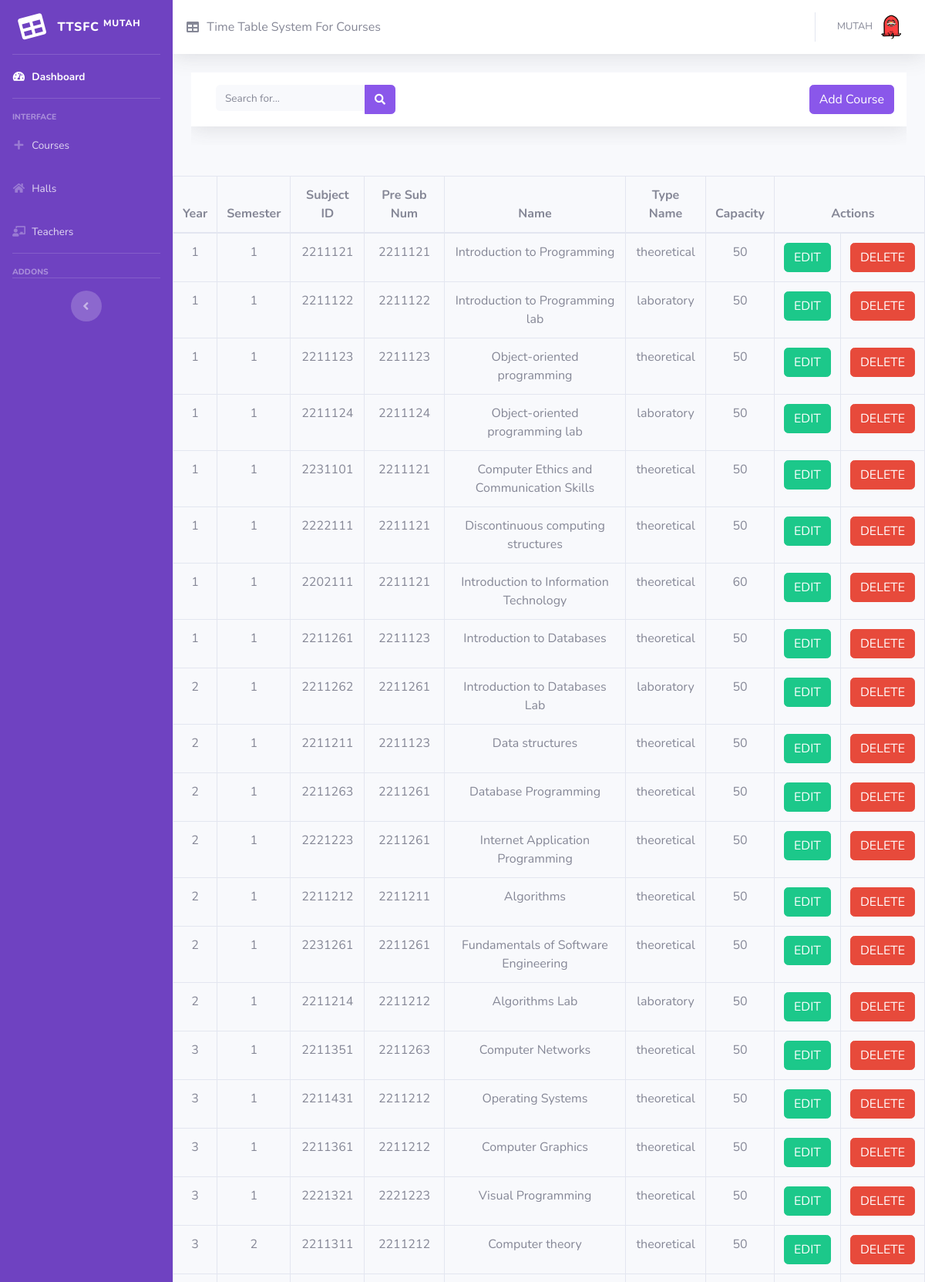
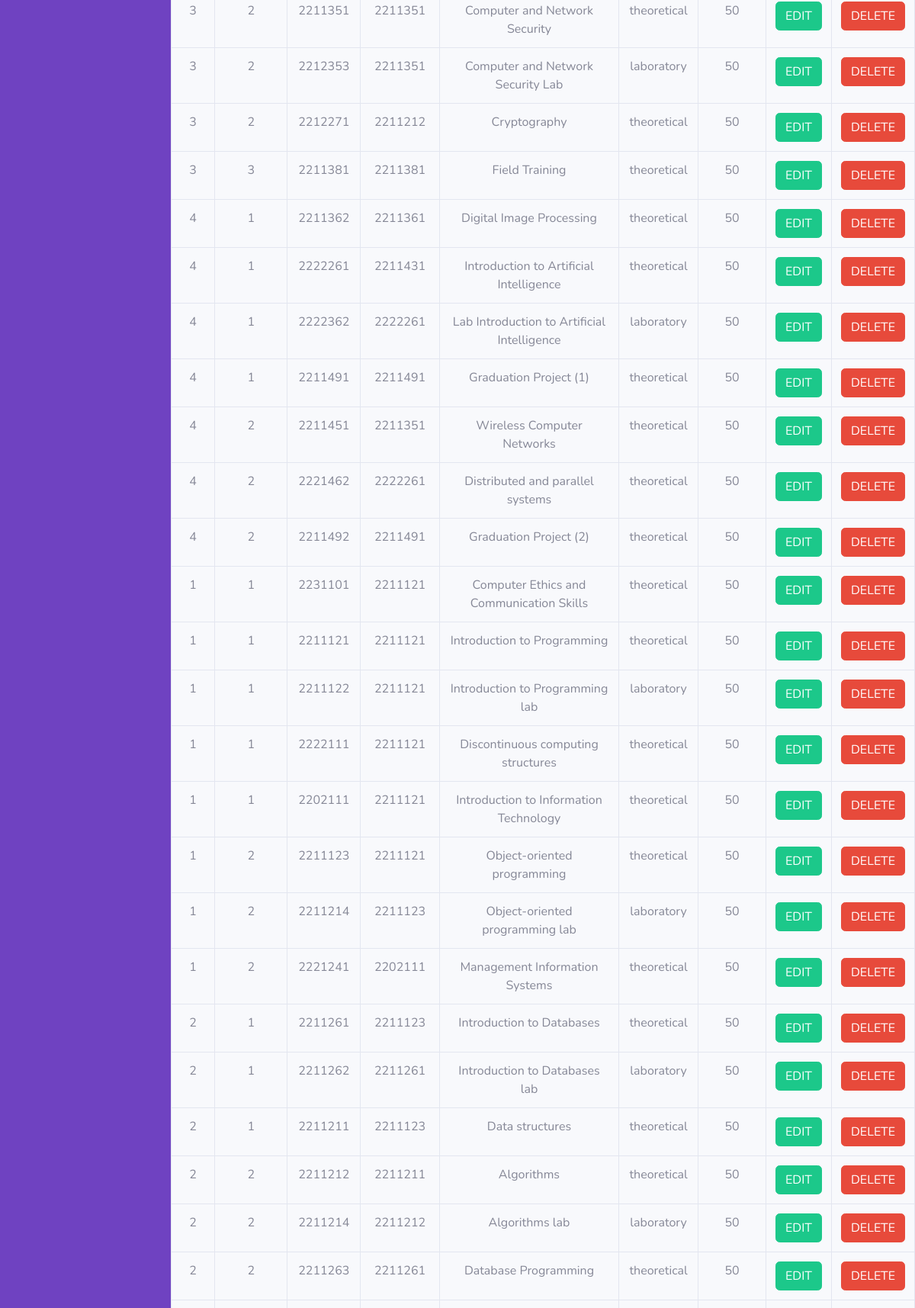
The page /courses.php (signed in, upper part) on the database its author committed (2 pictures, top to bottom).
### tables this page shows
CREATE TABLE `subjects` (
  `id` int(20) NOT NULL,
  `year` int(20) NOT NULL,
  `semester` int(20) NOT NULL,
  `major_id` int(20) NOT NULL,
  `subject_id` int(20) NOT NULL,
  `pre_sub_num` int(20) NOT NULL,
  `name` varchar(100) NOT NULL,
  `type_name` varchar(100) NOT NULL,
  `Capacity` int(11) NOT NULL
);

### php/search_courses.php (the view, shortened to what this page needs)
<?php
include_once(__DIR__ . '/../connect.php');
$search = isset($_POST['search']) ? $_POST['search'] : '';
$sql = "SELECT * FROM subjects WHERE
        name LIKE '%$search%' OR
        type_name LIKE '%$search%' OR
        year LIKE '%$search%' OR
        semester LIKE '%$search%' OR
        major_id LIKE '%$search%' OR
        subject_id LIKE '%$search%' OR
        pre_sub_num LIKE '%$search%' OR
        Capacity LIKE '%$search%'";
$result = mysqli_query($conn, $sql);
if ($result && mysqli_num_rows($result) > 0) {
    while ($row = mysqli_fetch_assoc($result)) {
        echo '<tr id="row-' . htmlspecialchars($row['id']) . '">
            <td>' . htmlspecialchars($row['year']) . '</td>
            <td>' . htmlspecialchars($row['semester']) . '</td>
            <td>' . htmlspecialchars($row['subject_id']) . '</td>
            <td>' . htmlspecialchars($row['pre_sub_num']) . '</td>
            <td>' . htmlspecialchars($row['name']) . '</td>
            <td>' . htmlspecialchars($row['type_name']) . '</td>
            <td>' . htmlspecialchars($row['Capacity']) . '</td>
            <td>
                <button type="button" class="btn btn-success edit-btn" data-id="' . htmlspecialchars($row['id']) . '" data-name="' . htmlspecialchars($row['name']) . '" data-course_id="' . htmlspecialchars($row['subject_id']) . '" data-pre_course_id="' . htmlspecialchars($row['pre_sub_num']) . '" data-major_id="' . htmlspecialchars($row['major_id']) . '" data-type="' . htmlspecialchars($row['type_name']) . '" data-capacity="' . htmlspecialchars($row['Capacity']) . '" data-year="' . htmlspecialchars($row['year']) . '" data-term="' . htmlspecialchars($row['semester']) . '">EDIT</button>
            </td>
            <td>
                <button type="button" class="btn btn-danger delete-btn" data-id="' . htmlspecialchars($row['id']) . '">DELETE</button>
            </td>
        </tr>';
    }
} else {
    echo "<tr><td colspan='10'>No data available</td></tr>";
}
?>

### courses.php (style rules this page uses)
td, th { text-align: center; }

### rows shown on the page
subjects: year "1", semester "1", subject "2211121", pre_sub_num "2211121", name "Introduction to Programming", type_name "theoretical", Capacity "50"
subjects: year "1", semester "1", subject "2211122", pre_sub_num "2211122", name "Introduction to Programming lab", type_name "laboratory", Capacity "50"
subjects: year "1", semester "1", subject "2211123", pre_sub_num "2211123", name "Object-oriented programming", type_name "theoretical", Capacity "50"
subjects: year "1", semester "1", subject "2211124", pre_sub_num "2211124", name "Object-oriented programming lab", type_name "laboratory", Capacity "50"
subjects: year "1", semester "1", subject "2231101", pre_sub_num "2211121", name "Computer Ethics and Communication Skills", type_name "theoretical", Capacity "50"
subjects: year "1", semester "1", subject "2222111", pre_sub_num "2211121", name "Discontinuous computing structures", type_name "theoretical", Capacity "50"
subjects: year "1", semester "1", subject "2202111", pre_sub_num "2211121", name "Introduction to Information Technology", type_name "theoretical", Capacity "60"
subjects: year "1", semester "1", subject "2211261", pre_sub_num "2211123", name "Introduction to Databases", type_name "theoretical", Capacity "50"
subjects: year "2", semester "1", subject "2211262", pre_sub_num "2211261", name "Introduction to Databases Lab", type_name "laboratory", Capacity "50"
subjects: year "2", semester "1", subject "2211211", pre_sub_num "2211123", name "Data structures", type_name "theoretical", Capacity "50"
subjects: year "2", semester "1", subject "2211263", pre_sub_num "2211261", name "Database Programming", type_name "theoretical", Capacity "50"
subjects: year "2", semester "1", subject "2221223", pre_sub_num "2211261", name "Internet Application Programming", type_name "theoretical", Capacity "50"
subjects: year "2", semester "1", subject "2211212", pre_sub_num "2211211", name "Algorithms", type_name "theoretical", Capacity "50"
subjects: year "2", semester "1", subject "2231261", pre_sub_num "2211261", name "Fundamentals of Software Engineering", type_name "theoretical", Capacity "50"
subjects: year "2", semester "1", subject "2211214", pre_sub_num "2211212", name "Algorithms Lab", type_name "laboratory", Capacity "50"
subjects: year "3", semester "1", subject "2211351", pre_sub_num "2211263", name "Computer Networks", type_name "theoretical", Capacity "50"
subjects: year "3", semester "1", subject "2211431", pre_sub_num "2211212", name "Operating Systems", type_name "theoretical", Capacity "50"
subjects: year "3", semester "1", subject "2211361", pre_sub_num "2211212", name "Computer Graphics", type_name "theoretical", Capacity "50"
subjects: year "3", semester "1", subject "2221321", pre_sub_num "2221223", name "Visual Programming", type_name "theoretical", Capacity "50"
subjects: year "3", semester "2", subject "2211311", pre_sub_num "2211212", name "Computer theory", type_name "theoretical", Capacity "50"
subjects: year "3", semester "2", subject "2211351", pre_sub_num "2211351", name "Computer and Network Security", type_name "theoretical", Capacity "50"
subjects: year "3", semester "2", subject "2212353", pre_sub_num "2211351", name "Computer and Network Security Lab", type_name "laboratory", Capacity "50"
subjects: year "3", semester "2", subject "2212271", pre_sub_num "2211212", name "Cryptography", type_name "theoretical", Capacity "50"
subjects: year "3", semester "3", subject "2211381", pre_sub_num "2211381", name "Field Training", type_name "theoretical", Capacity "50"
subjects: year "4", semester "1", subject "2211362", pre_sub_num "2211361", name "Digital Image Processing", type_name "theoretical", Capacity "50"
subjects: year "4", semester "1", subject "2222261", pre_sub_num "2211431", name "Introduction to Artificial Intelligence", type_name "theoretical", Capacity "50"
subjects: year "4", semester "1", subject "2222362", pre_sub_num "2222261", name "Lab Introduction to Artificial Intelligence", type_name "laboratory", Capacity "50"
subjects: year "4", semester "1", subject "2211491", pre_sub_num "2211491", name "Graduation Project (1)", type_name "theoretical", Capacity "50"
subjects: year "4", semester "2", subject "2211451", pre_sub_num "2211351", name "Wireless Computer Networks", type_name "theoretical", Capacity "50"
subjects: year "4", semester "2", subject "2221462", pre_sub_num "2222261", name "Distributed and parallel systems", type_name "theoretical", Capacity "50"
subjects: year "4", semester "2", subject "2211492", pre_sub_num "2211491", name "Graduation Project (2)", type_name "theoretical", Capacity "50"
subjects: year "1", semester "1", subject "2231101", pre_sub_num "2211121", name "Computer Ethics and Communication Skills", type_name "theoretical", Capacity "50"
subjects: year "1", semester "1", subject "2211121", pre_sub_num "2211121", name "Introduction to Programming", type_name "theoretical", Capacity "50"
subjects: year "1", semester "1", subject "2211122", pre_sub_num "2211121", name "Introduction to Programming lab", type_name "laboratory", Capacity "50"
subjects: year "1", semester "1", subject "2222111", pre_sub_num "2211121", name "Discontinuous computing structures", type_name "theoretical", Capacity "50"
subjects: year "1", semester "1", subject "2202111", pre_sub_num "2211121", name "Introduction to Information Technology", type_name "theoretical", Capacity "50"
subjects: year "1", semester "2", subject "2211123", pre_sub_num "2211121", name "Object-oriented programming", type_name "theoretical", Capacity "50"
subjects: year "1", semester "2", subject "2211214", pre_sub_num "2211123", name "Object-oriented programming lab", type_name "laboratory", Capacity "50"
subjects: year "1", semester "2", subject "2221241", pre_sub_num "2202111", name "Management Information Systems", type_name "theoretical", Capacity "50"
subjects: year "2", semester "1", subject "2211261", pre_sub_num "2211123", name "Introduction to Databases", type_name "theoretical", Capacity "50"
subjects: year "2", semester "1", subject "2211262", pre_sub_num "2211261", name "Introduction to Databases lab", type_name "laboratory", Capacity "50"
subjects: year "2", semester "1", subject "2211211", pre_sub_num "2211123", name "Data structures", type_name "theoretical", Capacity "50"
subjects: year "2", semester "2", subject "2211212", pre_sub_num "2211211", name "Algorithms", type_name "theoretical", Capacity "50"
subjects: year "2", semester "2", subject "2211214", pre_sub_num "2211212", name "Algorithms lab", type_name "laboratory", Capacity "50"
subjects: year "2", semester "2", subject "2211263", pre_sub_num "2211261", name "Database Programming", type_name "theoretical", Capacity "50"
